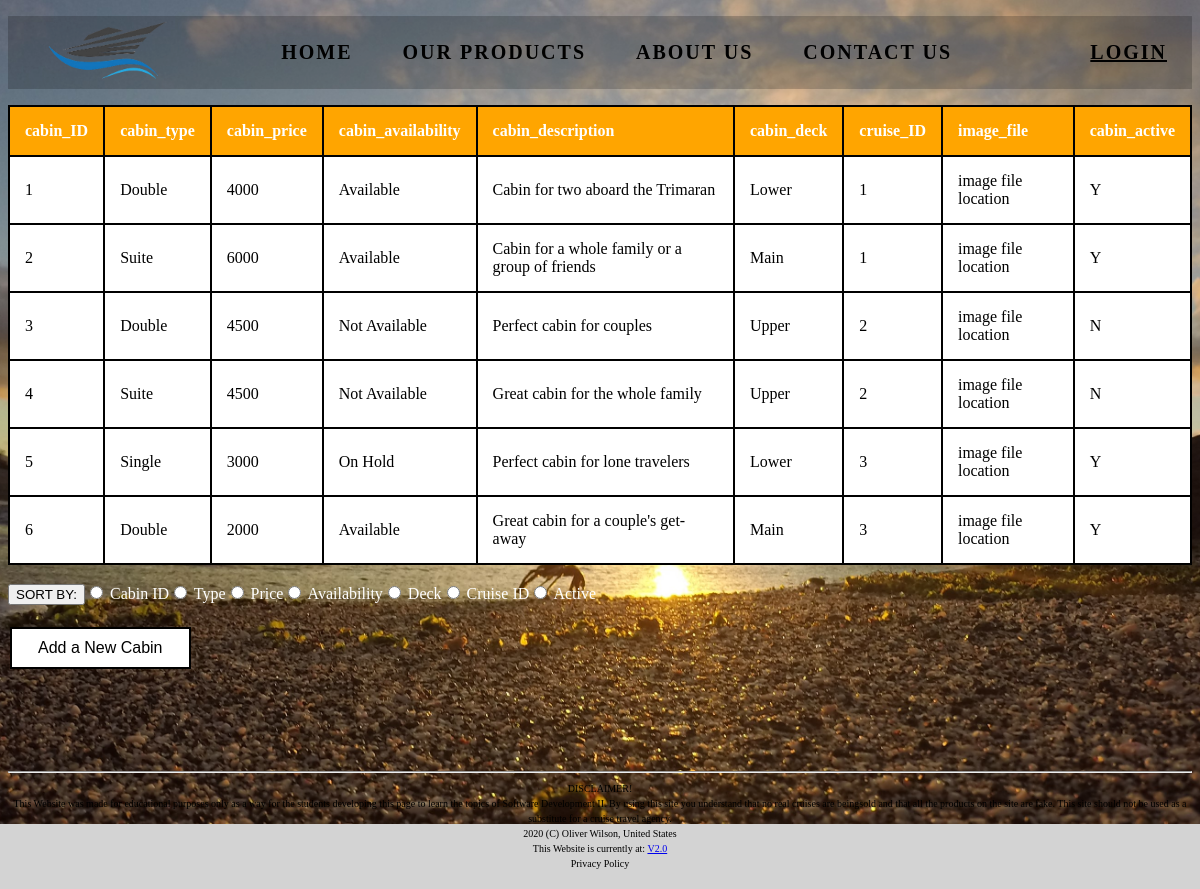
Page /HTML/AdminCabinTable.php on the committed database.
### tables this page shows
CREATE TABLE T18_Cabins (
    cabin_ID INT(100) PRIMARY KEY auto_increment,
    cabin_type ENUM("Single", "Double", "Suite"),
    cabin_price INT,
    cabin_availability ENUM("Available", "Not Available", "On Hold") NOT NULL,
    cabin_description VARCHAR(100),
    cabin_deck ENUM("Main", "Lower", "Upper"),
    cruise_ID INT(100),  
    image_file VARCHAR(100),
	cabin_active ENUM("Y", "N") NOT NULL DEFAULT "Y"  
);

### HTML/AdminCabinTable.php (the view, shortened to what this page needs)
<!DOCTYPE html>
<html lang="en">
<head>
</head>
<body style = "background-color: lightgray;">
<?php
	require "SCnavbar.php";
	require ("../connect_db.php");
	echo "<table border = 1>";
		echo "<tr>";
	$table = "T18_Cabins";
	$q = "EXPLAIN $table";
	$r = mysqli_query($dbc, $q);
	if (isset($_POST['sort'])) {
		$sort_type = $_POST['sort'];
	}
	else {
		$sort_type = "cabin_ID";
	}
	if ($r) {
		while ($row=mysqli_fetch_array($r, MYSQLI_NUM)) {
			echo "<TH>" . $row[0] . "</TH>";
		}
		echo "</tr>";
	}
	else {
		echo "<p>" . mysqli_error($dbc) . "</p>";
	}
	$q = "SELECT * FROM $table
			ORDER BY $sort_type";
	$r = mysqli_query($dbc, $q);
		echo "<tr>";
	if ($r) {
		while ($row = mysqli_fetch_array($r, MYSQLI_NUM)) {
			for ($x = 0; $x < 9; $x++) {
				echo "<td>" . $row[$x] . "</td>";
			}
			echo "</tr>";
		}
	}
	echo "</table>";
	echo "<form style = 'color: white;' action = 'AdminCabinTable.php' method = 'POST'>";
		echo "<br> <input type = 'submit' value = 'SORT BY:'>";
		echo "<input type = 'radio' name = 'sort' value = 'cabin_ID'>				Cabin ID";
		echo "<input type = 'radio' name = 'sort' value = 'cabin_type'>				Type";
		echo "<input type = 'radio' name = 'sort' value = 'cabin_price'>			Price";
		echo "<input type = 'radio' name = 'sort' value = 'cabin_availability'> 	Availability";
		echo "<input type = 'radio' name = 'sort' value = 'cabin_deck'>				Deck";
		echo "<input type = 'radio' name = 'sort' value = 'cruise_ID'>				Cruise ID";
		echo "<input type = 'radio' name = 'sort' value = 'cabin_active'>			Active";
	echo "</form>";
	echo "<br><form action='AddRowCabin.php'>";
		echo "<button class='button button1' onclick=> Add a New Cabin </button>";
	echo "</form>";
	echo "<br><br><br><br><br>";
	echo "<hr>";
	include "SCfooter.php";
	echo "<br>";
?>
</body>
</html>

### HTML/SCnavbar.php (shortened to what this page needs)
<?php
	echo "<div class=\"header\">";
		echo "<ul>";
			echo "<li style='float: left;'><img src='Logo.png'></li>";
			echo "<li><a href='HomePage.php'>Home</a></li>";
			echo "<li><a href='HomePage.php'>Our Products</a></li>";
			echo "<li><a href='AboutUs.php'>About Us</a></li>";
			echo "<li><a href='ContactUs.php'>Contact Us</a></li>";
			echo "<li style='float: right;'><a href='Admin.php'> <u>Login</u> </a></li>";
		echo "</ul>";
	echo "</div>";
?>

### HTML/SCfooter.php (shortened to what this page needs)
<?php
	echo "<footer style='font-size: 12px; text-align: center;'> <small> DISCLAIMER! <br> This Website was made for educational purposes only as a way for the students developing this page to learn";
				echo " the topics of Software Development II. By using this site you understand that no real cruises are being";
				echo "sold and that all the products on the site are fake. This site should not be used as a substitute for a cruise travel agency.";
				echo "<br>";
				echo "2020 (C) " . FILE_AUTHOR . ", United States";
				echo "<br> This Website is currently at: <a href='Change.php'> V2.0 </a>";
				echo "<br>  Privacy Policy";
	echo "</footer>";
?>

### HTML/AdminCabinTable.php (style rules this page uses)
body { background: url(Crab.jpg) no-repeat; background-size: cover; height: 100vh; background-position: center; }
img { size: cover; position: center; height: 60px; width: 120px; margin-top: 5px; margin-bottom: -50px; }
table, td { margin-right:auto; margin-left: auto; border:2px solid black; border-collapse:collapse; padding: 15px; text-align: left; background-color: white; }
th { margin-right:auto; margin-left: auto; border:2px solid black; border-collapse:collapse; padding: 15px; text-align: left; background-color: orange; color:white; }
.button { border: none; color: white; padding: 10px 26px; text-align: center; text-decoration: none; display: inline-block; font-size: 16px; margin: 4px 2px; transition-duration: 0.4s; cursor: pointer; }
.button1 { background-color: white; color: black; border: 2px solid black; }

### rows in the picture
t18_cabins: cabin_ID "1", cabin_type "Double", cabin_price "4000", cabin_availability "Available", cabin_description "Cabin for two aboard the Trimaran", cabin_deck "Lower", cruise_ID "1", image_file "image file location", cabin_active "Y"
t18_cabins: cabin_ID "2", cabin_type "Suite", cabin_price "6000", cabin_availability "Available", cabin_description "Cabin for a whole family or a group of friends", cabin_deck "Main", cruise_ID "1", image_file "image file location", cabin_active "Y"
t18_cabins: cabin_ID "3", cabin_type "Double", cabin_price "4500", cabin_availability "Not Available", cabin_description "Perfect cabin for couples", cabin_deck "Upper", cruise_ID "2", image_file "image file location", cabin_active "N"
t18_cabins: cabin_ID "4", cabin_type "Suite", cabin_price "4500", cabin_availability "Not Available", cabin_description "Great cabin for the whole family", cabin_deck "Upper", cruise_ID "2", image_file "image file location", cabin_active "N"
t18_cabins: cabin_ID "5", cabin_type "Single", cabin_price "3000", cabin_availability "On Hold", cabin_description "Perfect cabin for lone travelers", cabin_deck "Lower", cruise_ID "3", image_file "image file location", cabin_active "Y"
t18_cabins: cabin_ID "6", cabin_type "Double", cabin_price "2000", cabin_availability "Available", cabin_description "Great cabin for a couple's get-away", cabin_deck "Main", cruise_ID "3", image_file "image file location", cabin_active "Y"

### other values in the picture
$row[0] "cabin_ID"
$row[0] "cabin_type"
$row[0] "cabin_price"
$row[0] "cabin_availability"
$row[0] "cabin_description"
$row[0] "cabin_deck"
$row[0] "cruise_ID"
$row[0] "image_file"
$row[0] "cabin_active"
FILE_AUTHOR "Oliver Wilson"
